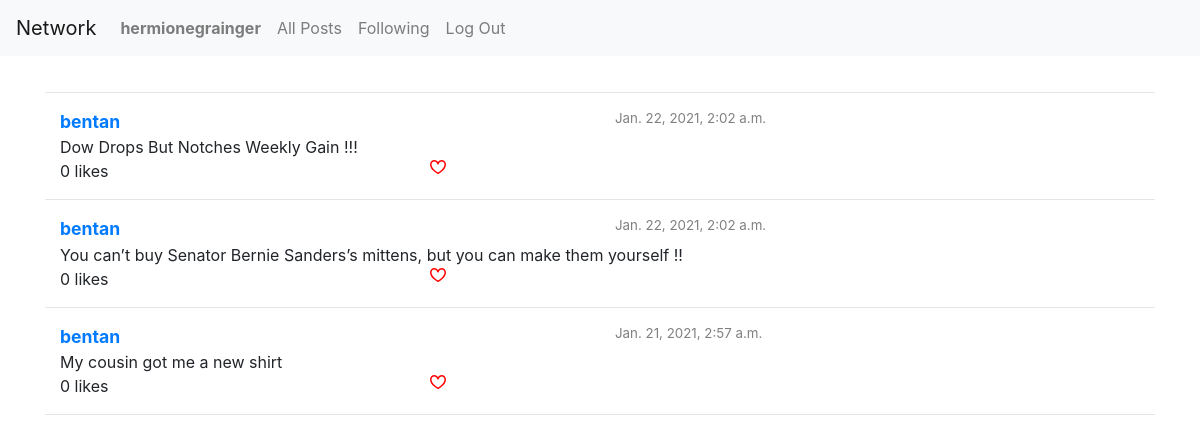
/following (signed in), run on an earlier commit of the app's database.
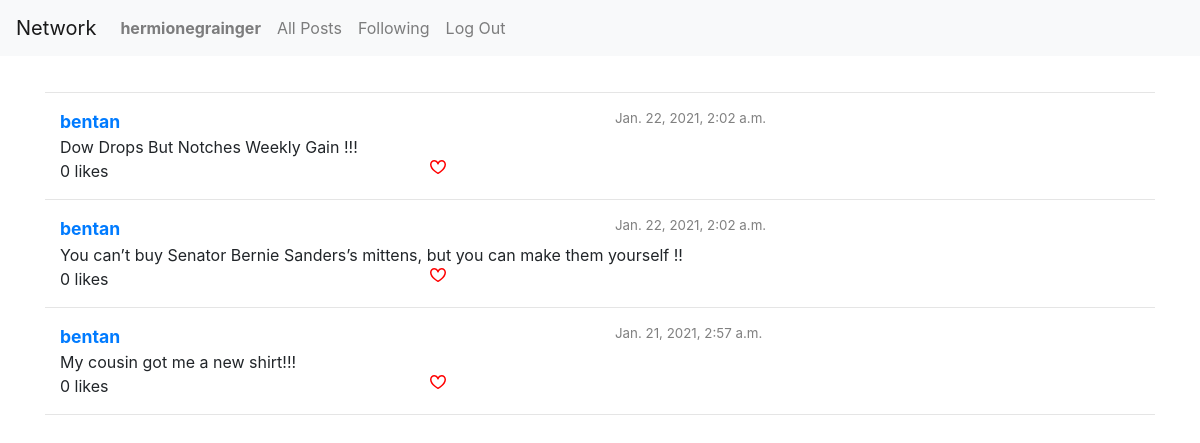
And on a later commit of the database.
### network/models.py (models this page shows, shortened)
class User(AbstractUser):
    following = models.ManyToManyField('self', blank=True, related_name='followers', symmetrical=False)

class Post(models.Model):
    user = models.ForeignKey(User, on_delete=models.CASCADE)
    post_content = models.TextField(max_length=280)
    likes = models.ManyToManyField(User, blank=True, related_name='user_likes')
    created_timestamp = models.DateTimeField(auto_now_add=True)
    edited_timestamp = models.DateTimeField(auto_now=True)

### network/views.py (the view)
# urls.py: path("following", views.following, name="following"),
def following(request):
    if not request.user.is_authenticated:
        return HttpResponseRedirect(reverse("index"))
    following = request.user.following.all()
    posts = Post.objects.filter(user__in=following).order_by('-created_timestamp')
    p = paginate_post(posts, request.GET.get('pg'))
    return render(request, "network/index.html", {
        'posts': p['posts_paginated'].page(p['pg']),
        'p': p,
    })

### network/helpers.py (called while the page is built)
def paginate_post(posts, pg):
    posts_paginated = Paginator(posts,3)
    if pg == None:
        pg = 1
    else:
        pg = int(pg)
    pg_prev = None
    pg_next = None
    if posts_paginated.page(pg).has_previous():
        pg_prev = pg - 1
    if posts_paginated.page(pg).has_next():
        pg_next = pg + 1
    return {
        'posts_paginated': posts_paginated,
        'pg': pg,
        'pg_prev': pg_prev,
        'pg_next': pg_next,
        'pg_index': f'{pg} of {posts_paginated.num_pages}',
    }

### network/templates/network/index.html (shortened to what this page needs)
{% extends "network/layout.html" %}
{% load static %}
{% block body %}
    <div class="container">
        <div style="padding: 10px;"></div>
        <hr>
        {% for post in posts %}
            <div class="container">
                <div class="row">
                    <div class="col allPostUsername"><a href="{% url 'user' post.user.username %}">{{ post.user.username }}</a></div>
                    <div class="col allPostTimestamp">{{ post.created_timestamp }}</div>
                </div>
                <div class="row" id="content_row{{post.id}}">
                    <div class="col" id="post{{post.id}}">{{ post.post_content }}</div>
                </div>
                <div class="row">
                    <div class="col" id="likes_count">{{ post.likes.all.count}} likes</div>
                    <div class="col" id="like_div" data-postid="{{post.id}}">
                        <img src="{% static 'network/heart.svg' %}" id="heart" class="pointer" style="display: {% if user in post.likes.all %} none {% else %} block {% endif %};">
                    </div>
                    <div class="col" id="edit_div{{post.id}}">
                    </div>
                </div>
            </div>
            <hr>
        {% endfor %}
    </div>
{% endblock %}

### network/templates/network/layout.html (shortened to what this page needs)
{% load static %}
<!DOCTYPE html>
<html lang="en">
    <head>
        <link rel="stylesheet" href="https://stackpath.bootstrapcdn.com/bootstrap/4.4.1/css/bootstrap.min.css">
        <link href="{% static 'network/styles.css' %}" rel="stylesheet">
    </head>
    <body>
        <nav class="navbar navbar-expand-lg navbar-light bg-light">
            <a class="navbar-brand" href="{% url 'index' %}">Network</a>
            <div>
              <ul class="navbar-nav mr-auto">
                {% if user.is_authenticated %}
                    <li class="nav-item">
                        <a class="nav-link" href="{% url 'user' user.username %}" id="logged_in_user">{{ user.username }}</a>
                    </li>
                {% endif %}
                <li class="nav-item">
                  <a class="nav-link" href="{% url 'index' %}">All Posts</a>
                </li>
                {% if user.is_authenticated %}
                    <li class="nav-item">
                        <a class="nav-link" href="{% url 'following' %}">Following</a>
                    </li>
                    <li class="nav-item">
                        <a class="nav-link" href="{% url 'logout' %}">Log Out</a>
                    </li>
                {% endif %}
              </ul>
            </div>
          </nav>
        <div class="body">
            {% block body %}
            {% endblock %}
        </div>
    </body>
</html>

### network/static/network/styles.css (style rules this page uses)
.allPostUsername { font-weight: bold; font-size: 1.1em; }
.allPostTimestamp { color: grey; font-size: smaller; }
#logged_in_user { font-weight: bold; }
.pointer { cursor: pointer; }

What changed in the data, as far as the page shows it:
changed Post: post_content "My cousin got me a new shirt" → "My cousin got me a new shirt!!!"
